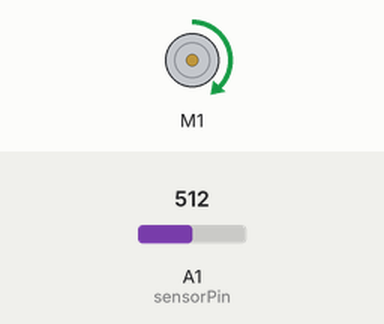
Simulated run of this sketch. Board: Arduino Uno, built with avr-gcc and run on an emulated ATmega328P. Shown: DC motor (green arrow = forward, orange = backward, longer = faster). Inputs (shaded band) come from the test bench; at power-on: A1 (sensorPin) = 512. What the sketch prints to the serial monitor is not drawn.

Above: at 0.5 s.
At 50.5 s:
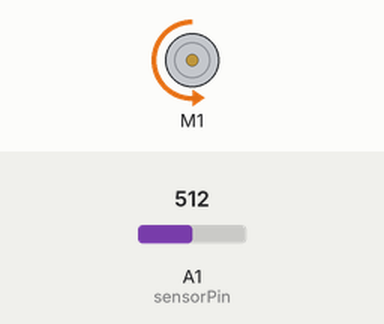
Timing chart, 0 to 57.2 s (numbered marks = the images above):
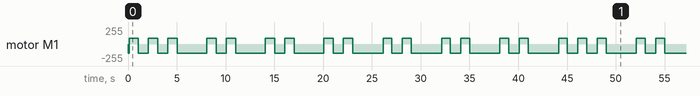

The sketch:

sinosoidalTest.ino
```cpp
#include <Wire.h>
#include <Adafruit_MotorShield.h>
#include "utility/Adafruit_PWMServoDriver.h"
Adafruit_MotorShield AFMS = Adafruit_MotorShield();
Adafruit_DCMotor *myMotor = AFMS.getMotor(1);

// Declaration of Analog Pin for reflective sensor
const int sensorPin = A1;
// Declaration of data collecting points
int sensorData1 = 0;
int sensorData2 = 0;
// Tolerance definition to eliminate reading noise
const int tolerance = 100;
// Sector Angle definition
const int sectorAngle = 9;
// Initiate an error as the number of arcs in the 90 degree pattern
int error = 10;
// Initial maximum speed of the motor
int maxSpeed = 0;
// Integral state defined initially zero
double integralState = 0;

// Proportional and Integral control constants
double kI = 5;
double kP = 1;

// Input initial wave value
double inputWave = 0;
// Pi defintiion
const float pi = 3.141594;
// Position of motor
int getPosition = 0;

// Range of the values
const int range = 120;

// The chronicle of time
unsigned long time = 0;
int pastTime = 0;
int timer = 80;
float dt = 0;

void setup() {
  // initialize serial communications at 9600 bps
  Serial.begin(9600);
  // initializes motor with shield
  AFMS.begin();
  // Initialize my motor
  myMotor->run(FORWARD);
  myMotor->setSpeed(maxSpeed);
}

void loop() {
  // Read first analog sensor value
  sensorData2 = analogRead(sensorPin);

  // Loop for positive error (1-10)
  while(inputWave >= range){
    time = millis();
    // Input wave
    inputWave = 120*(sin(time/1000*pi)+1);
    myMotor->run(FORWARD);
    sensorData1 = analogRead(sensorPin);
    // If absolute variation is greater than the "threshold", then change and decrese the error
    if(abs(sensorData2-sensorData1)>tolerance){
      getPosition=getPosition + sectorAngle;
      // Decrease error
      error = inputWave - getPosition;
      delay(timer);
    }
    // Update integralState with new error term
    integralState += error*dt;
    pastTime = time;
    // Speed update
    maxSpeed = sectorAngle*kP*error + kI*integralState;

    // Testing boundary speed state
    if(maxSpeed>255){
      myMotor->setSpeed(255);
    }
    else{
      myMotor->setSpeed(maxSpeed);
    }

    // Prints to console results
    Serial.print(time);
    Serial.print(",");
    Serial.print(inputWave);
    Serial.print(",");
    Serial.print(getPosition);
    Serial.print(",");
    Serial.print(error);
    Serial.print(",");
    Serial.println(maxSpeed);

    // Updates sensorData
    sensorData2 = sensorData1;
    // Update time
  }

  // Negative error case
  while(inputWave < range){
    time = millis();
    inputWave = 120*(sin(time/1000)+1);
    myMotor->run(BACKWARD);
    sensorData1 = analogRead(sensorPin);
    // Checks for difference margin in more detail this time
    if(abs(sensorData2-sensorData1)>0.5*tolerance){
      // Increment error to revese direction
      getPosition=getPosition - sectorAngle;
      // Decrease error
      error = inputWave - getPosition;
      delay(timer);
    }
    // Updates integralState
    integralState += error*dt;
    // Re-assignment of time
    pastTime = time;
    // Update of motor speed
    maxSpeed = abs(sectorAngle*kP*error + kI*integralState + 50);
    // Checks for boundaries
    if(maxSpeed>255){
      myMotor->setSpeed(255);
    }
    else{
      myMotor->setSpeed(maxSpeed);
    }

    // Prints to console results
    Serial.print(time);
    Serial.print(",");
    Serial.print(inputWave);
    Serial.print(",");
    Serial.print(getPosition);
    Serial.print(",");
    Serial.print(error);
    Serial.print(",");
    Serial.println(maxSpeed);
  }
  delay(100);
}
```

Measured:
- by itself, motor M1: moves between backward 140/255 and forward 90/255, repeating every 44.0 s
